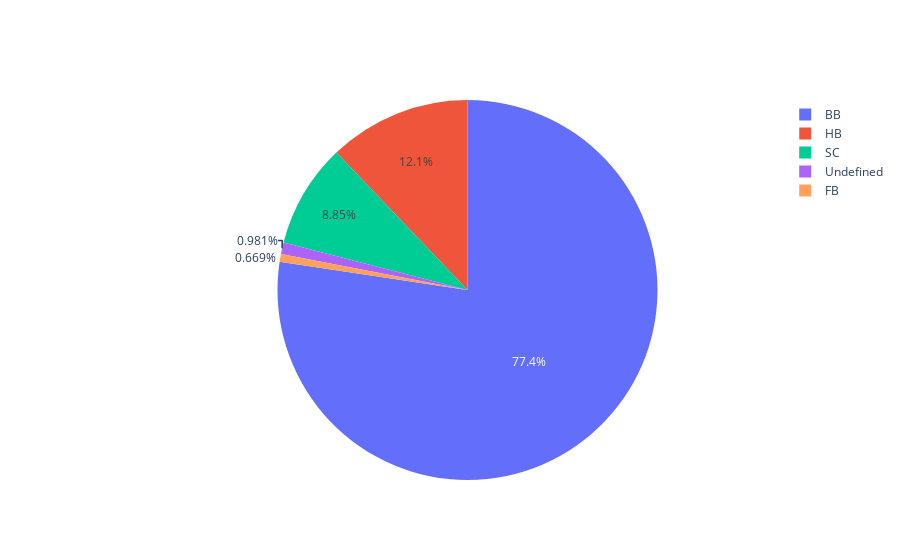

Notebook code for this chart:
### Code cell
iplot([x])

### Figure 1 — Plotly figure (JSON) as saved in the notebook; plotly's stock layout.template omitted (floating-point values rounded to 4 significant figures)
{"data": [{"labels": ["BB", "HB", "SC", "Undefined", "FB"], "type": "pie", "values": [92236, 14458, 10549, 1169, 798]}], "layout": {}}
